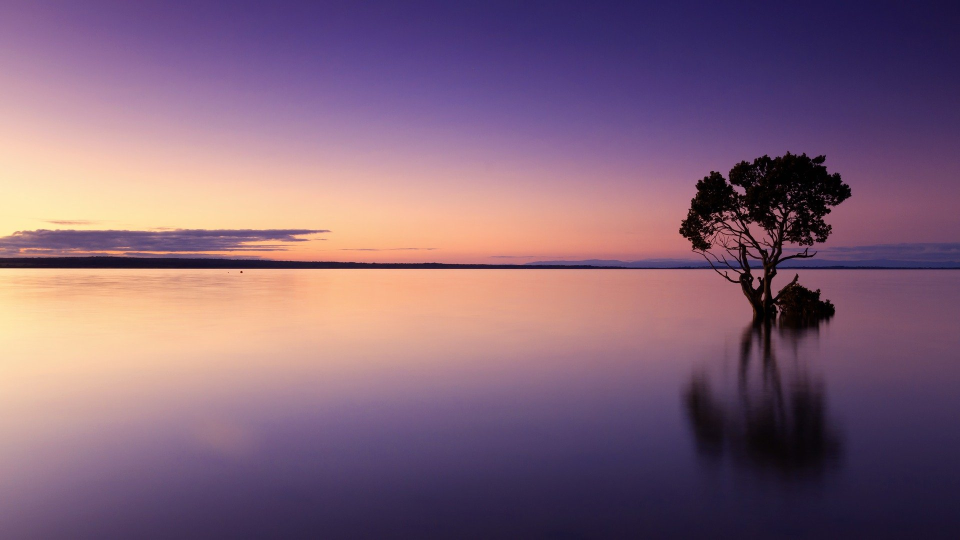
#> input picture sunset.jpg, 1920 x 1079 px (shown at 1/2 size)
$ python open.py
#> lines starting #> are read from the running program, lines starting #| are printed output that depends on the picture
import cv2
import numpy as np

#BW image
imgBW = cv2.imread('sunset.jpg', cv2.IMREAD_GRAYSCALE)
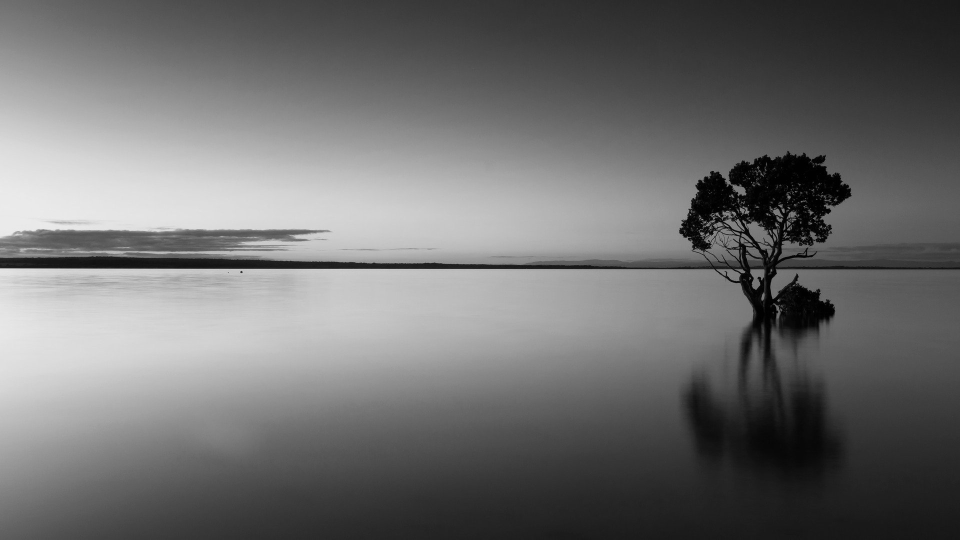
#> imgBW: shape (1079, 1920) (shown at 1/2 size); min 0, max 238, mean 110.8
cv2.imwrite('sunsetBW.jpg', imgBW)

#green image
img = cv2.imread('sunset.jpg')
#> img is the input picture: shape (1079, 1920, 3); mean B, G, R 119.6, 99, 130.6
green_channel = img[:,:,2]
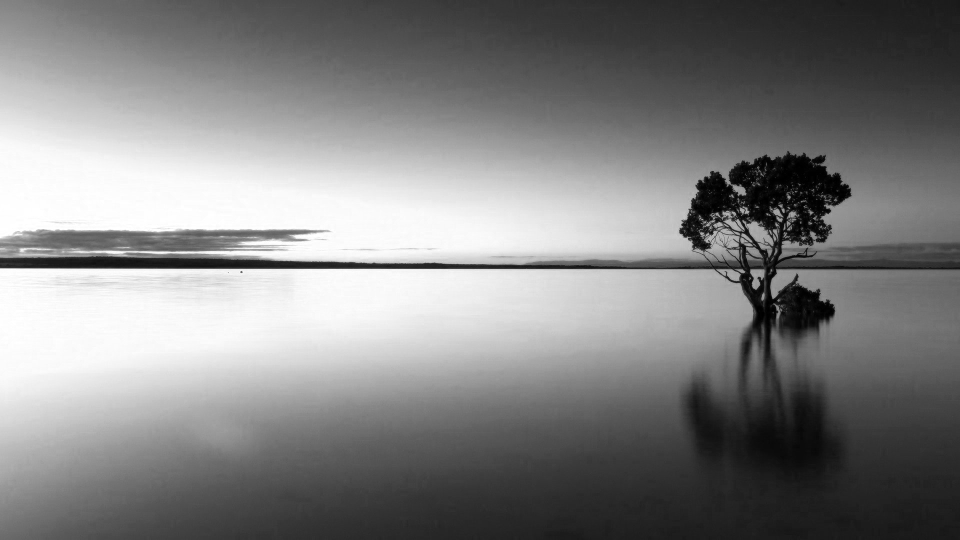
#> green_channel: shape (1079, 1920) (shown at 1/2 size); min 0, max 255, mean 130.6
green_img = np.zeros(img.shape)
green_img[:,:,1] = green_channel
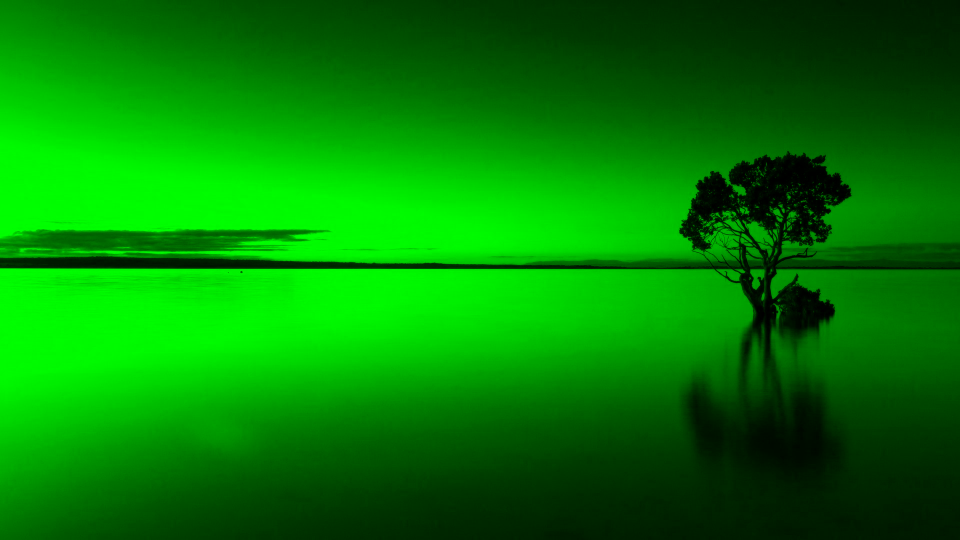
#> green_img: shape (1079, 1920, 3) float64 (shown at 1/2 size); mean of channels 0, 1, 2 0, 130.6, 0; drawn as B, G, R
cv2.imwrite('sunsetGREEN.jpg', green_img)

#cropped image
size = 200
img_cropped = img[280:1000,1350:1720]
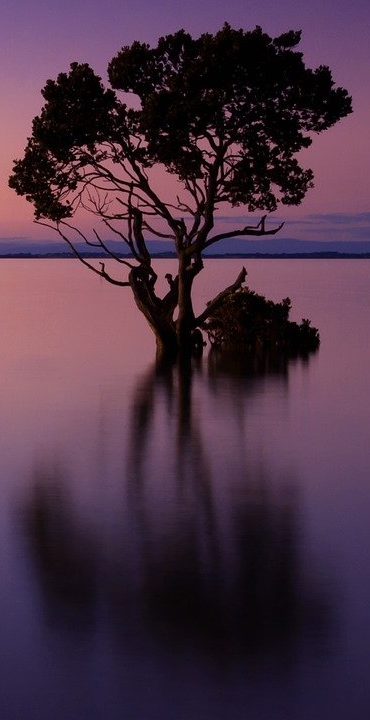
#> img_cropped: shape (720, 370, 3); mean B, G, R 67.7, 49.9, 74.3
cv2.imwrite('sunsetCROPPED.jpg', img_cropped)

#rotated cropped image
img = cv2.imread('sunsetCROPPED.jpg')
#> img: shape (720, 370, 3)
angle= 180
img_w=370
img_h=720
center = (img_w/2, img_h/2)
rot_mat =cv2.getRotationMatrix2D(center, angle, 1.)
img_rotated = cv2.warpAffine(img,rot_mat,(img_w,img_h))
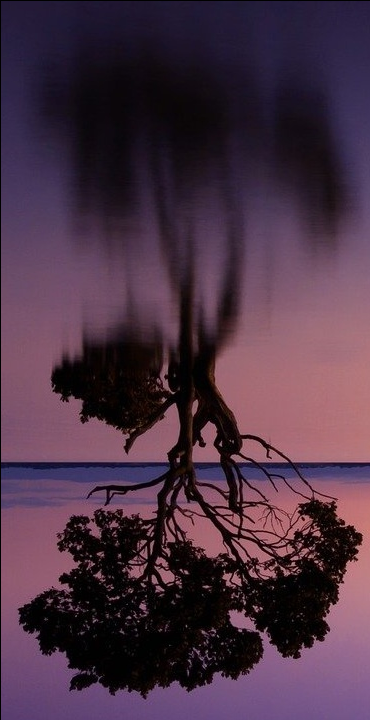
#> img_rotated: shape (720, 370, 3); mean B, G, R 67.2, 49.6, 73.8
cv2.imwrite('sunsetROTATED.jpg',img_rotated)

#texted image
textImage=cv2.putText(cv2.imread('sunset.jpg'), "Supersballo image", (100,1000), cv2.FONT_HERSHEY_DUPLEX, 5.0, (125,246,55),3)
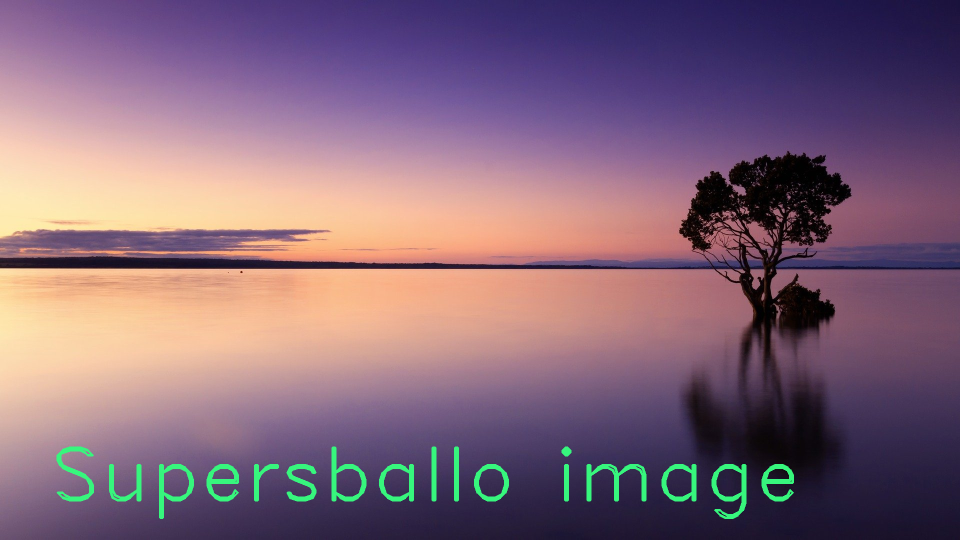
#> textImage: shape (1079, 1920, 3) (shown at 1/2 size); mean B, G, R 120.2, 102, 130.3
cv2.imwrite('sunsetTEXTED.jpg',textImage)
